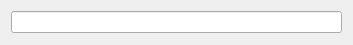
<?xml version="1.0" encoding="UTF-8"?>
<ui version="4.0">
 <class>PingChecker</class>
 <widget class="QWidget" name="PingChecker">
  <property name="geometry">
   <rect>
    <x>0</x>
    <y>0</y>
    <width>353</width>
    <height>45</height>
   </rect>
  </property>
  <property name="windowTitle">
   <string>PingChecker</string>
  </property>
  <layout class="QVBoxLayout" name="verticalLayout">
   <item>
    <widget class="QLineEdit" name="PingCheckEdit"/>
   </item>
  </layout>
 </widget>
 <resources/>
 <connections/>
</ui>
